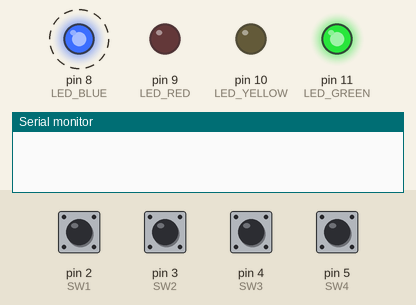
Simulated run of this program. Board: Arduino Uno, built with avr-gcc and run on an emulated ATmega328P. On the bench: output pins drawn as LEDs (lit = HIGH), the last lines printed to the serial monitor. Dashed ring = blinking. The inputs (shaded band) are chosen by the test bench; at power-on: pin 2 (SW1), pin 3 (SW2), pin 4 (SW3), pin 5 (SW4) HIGH.

Above: at 1.2 s.
1.3 s: pin 2 (SW1) pulled LOW for 0.15 s
At 3.9 s:
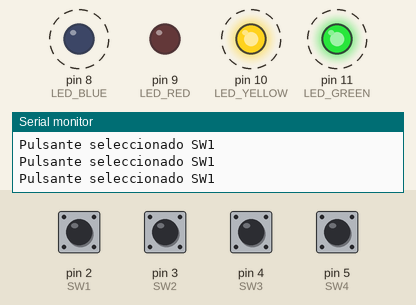
4.4 s: pin 4 (SW3) pulled LOW for 0.15 s
At 4.73 s:
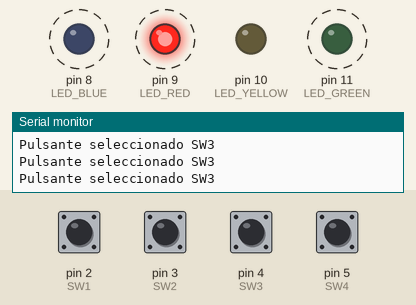
7.4 s: pin 5 (SW4) pulled LOW for 0.15 s
10.4 s: pin 3 (SW2) pulled LOW for 0.15 s
At 11.7 s:
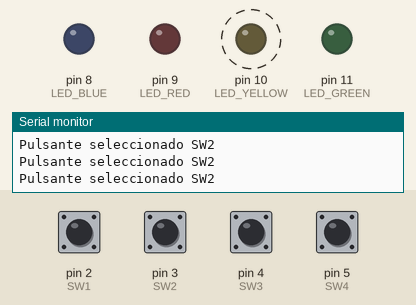
13.5 s: pin 2 (SW1) pulled LOW for 1 s
At 16.3 s:
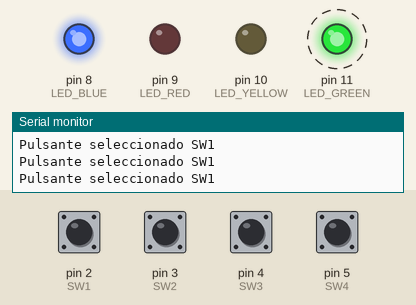
17.5 s: pin 2 (SW1) driven LOW and pin 3 (SW2) driven LOW
At 20.1 s:
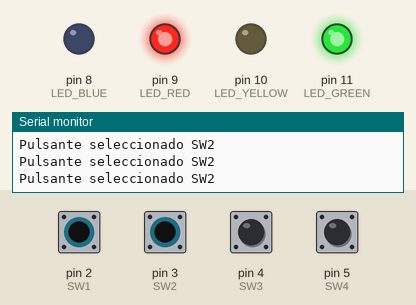
Timing chart, 0 to 21.5 s (numbered marks = the images above; inputs shaded):
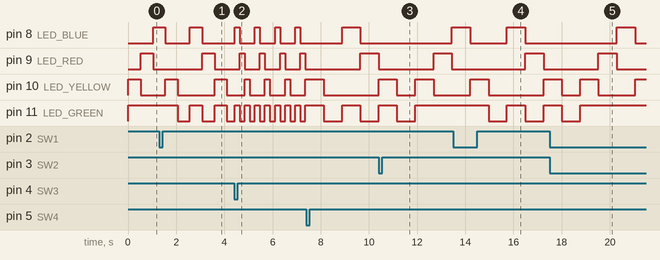

Measured:
- after the input at 1.3 s, pin 10 (LED_YELLOW): LOW → HIGH after 2.3 s, → LOW 0.51 s later; pin 11 (LED_GREEN): alternates HIGH for 0.51 s and LOW for 0.51 s, starting after 0.76 s
- after the input at 4.4 s, pin 8 (LED_BLUE): alternates HIGH for 0.21 s and LOW for 0.63 s, starting at once; pin 11 (LED_GREEN): alternates HIGH for 0.21 s and LOW for 0.21 s, starting at once
- after the input at 10.4 s, pin 11 (LED_GREEN): goes on until 11.9 s, then stays HIGH
- after the input at 13.5 s, pin 11 (LED_GREEN): alternates HIGH for 0.76 s and LOW for 0.76 s, starting after 1.5 s
- after the input at 17.5 s, pin 11 (LED_GREEN): goes on until 18.8 s, then stays HIGH

The program:

main.cpp
```cpp
#include <Arduino.h>
#include <stdint.h>
#include <TimerOne.h>
 //Modularización
extern "C"{
    #include "leds.h"
    #include "pulsantes.h"
    #include "contadores.h"
}
//Variables para los retardos no bloqueantes
int interval; //microsegundos
int prevCount;
int currCount;
//Variables para el tiempo de encendido de los LEDS
int ton;
int tcurr;
//Indicador booleano para condicionales
bool flag;
//para la o las secuencias
typedef int gpioMap_t; //definimos un tipo de dato
// Definimos una estructura que contiene el arreglo secuencia
typedef struct {
    const gpioMap_t* leds;
    const uint8_t size;
} LedSequence;
// Creamos e inicializamos la estructura de la secuencia 1
gpioMap_t secuenciaArray1[] = {LED_GREEN};
LedSequence secuencia1 = {secuenciaArray1, sizeof(secuenciaArray1) / sizeof(gpioMap_t)};
// Utilizamos punteros para obtener el primer y último LED
const gpioMap_t* primerLed1 = secuencia1.leds; // Puntero al primer LED
const uint8_t ultimoLed1 = secuencia1.size;    // Tamaño del arreglo
// Creamos e inicializamos la estructura de la secuencia 2
gpioMap_t secuenciaArray2[] = {LED_YELLOW, LED_RED, LED_BLUE};
LedSequence secuencia2 = {secuenciaArray2, sizeof(secuenciaArray2) / sizeof(gpioMap_t)};
// Utilizamos punteros para obtener el primer y último LED
const gpioMap_t* primerLed2 = secuencia2.leds; // Puntero al primer LED
const uint8_t ultimoLed2 = secuencia2.size;    // Tamaño del arreglo
//Contadores
int currSeq; //Variable para saber en que posición de la secuencia nos encontramos
int currSeq2; //Variable para saber en que posición de la secuencia nos encontramos
//para leer los valores de los switch
int sw1val;
int sw2val;
int sw3val;
int sw4val;
int swSelec; //Sw seleccionado para evitar el doble accionar de dos o más pulsantes
int secuenciaSelec; //Se guarda la elección entre el sw1 y sw2 para saber que secuencia mostrar
//Para el antirebote
int cont; //Contador para la interrupción
int Intervalo; //tiempo de tolerancia para confirmar el cambio de estados
//interrupción
void timerDelay() {
  cont++;
}
void setup(){
    Serial.begin(115200);
    //declaración de entradas y salidas
    pinMode(SW1, INPUT_PULLUP);
    pinMode(SW2, INPUT_PULLUP);
    pinMode(SW3, INPUT_PULLUP);
    pinMode(SW4, INPUT_PULLUP);
	  pinMode(LED_YELLOW, OUTPUT);
    pinMode(LED_GREEN, OUTPUT);
    pinMode(LED_RED, OUTPUT);
    pinMode(LED_BLUE, OUTPUT);
    //inicialización de variables
    interval = 10000;
    prevCount = 0;
    currCount = 0;
    ton = 50; //tiempo por defecto
    tcurr = ton;
    flag = 0;
    currSeq = 0;
    currSeq2 = 0;
    secuenciaSelec = 2;
    //Inicialización para antirebote
    Intervalo = 50; // En este caso son 50 milisegundos
    cont = 0;
    Timer1.initialize(1000); // Configura el timer para 1000 microsegundos es igual a 1 milisegundo
                           // Para que sea visual se puede probar con 5 segundos, reemplazar 1000000
    Timer1.attachInterrupt(timerDelay); // Asocia la interrupción a la función retencion
}
void loop(){
 currCount = micros();
    if ((currCount - prevCount) >= interval) {
        if (flag) {
            flag = false;
            apagarLed();  // Apaga todos los LEDs antes de encender los correspondientes
            encenderLed(secuenciaArray1[currSeq]);  // Enciende el LED correspondiente
            encenderLed(secuenciaArray2[currSeq2]);
            // Avanza o retrocede en la secuencia dependiendo de la dirección
            if (secuenciaSelec == 2) {  // Sentido original
                currSeq++;
                currSeq2++;
            } else if (secuenciaSelec == 1) {  // Sentido inverso
                currSeq--;
                currSeq2--;
            }
      //Funcion para evitar el desbordamiento
       currSeq = Curr(currSeq, ultimoLed1, secuenciaSelec);
       currSeq2 = Curr(currSeq2, ultimoLed2, secuenciaSelec);
      }
        // Controla los tiempos en que permanecen encendidos los LEDs
      if (tcurr >= ton) {
            tcurr = 0;
            flag = true;
      } else {
            tcurr++;
      }
      // Lee los valores de los pulsantes (simulado)
      int sw1val = leerTecla(SW1, "SW1", Intervalo, cont);
      int sw2val = leerTecla(SW2, "SW2", Intervalo, cont);
      int sw3val = leerTecla(SW3, "SW3", Intervalo, cont);
      int sw4val = leerTecla(SW4, "SW4", Intervalo, cont);
      // Prioridad de los pulsantes (simulado)
      int swSelec = prioridad(sw1val, sw2val, sw3val, sw4val);
      // Cambia la secuencia según el pulsante seleccionado
      switch (swSelec) {
          case 0:  // Sentido inverso
              Serial.println("Pulsante seleccionado SW1");
              secuenciaSelec = 1;
              break;
          case 1:  // Sentido original
              Serial.println("Pulsante seleccionado SW2");
              secuenciaSelec = 2;
              break;
          case 2:  // 200ms
              Serial.println("Pulsante seleccionado SW3");
              ton = 20;
              break;
           case 3:  // 750ms
              Serial.println("Pulsante seleccionado SW4");
              ton = 75;
               break;
           default:
              break;
      }
      prevCount = currCount; //igualamos el tiempo previo con el actual para seguir con el siguiente intervalo
   }
}
```

contadores.c
```cpp
#include "contadores.h"

int Curr(int CurrSequence, uint8_t ultimaPosicion,int secuenciaSeleccionada){

   // para en el sentido original, evitar desbordamiento
        if ((CurrSequence >= ultimaPosicion)&&(secuenciaSeleccionada == 2)){
            CurrSequence = 0;
        }
        // para el sentido inverso, evitar desbordamiento
        if ((CurrSequence < 0)&&(secuenciaSeleccionada == 1)){
            CurrSequence = ultimaPosicion;
        }


  return CurrSequence;
}
```

contadores.h
```cpp
#ifndef __CONTADORES_H
#define __CONTADORES_H
#include <Arduino.h>
#include <stdint.h>
#include "hal.h"
int Curr(int CurrSequence, uint8_t ultimaPosicion,int secuenciaSeleccionada);
#endif
```

leds.c
```cpp
#include "leds.h"
int encenderLed(int16_t led){
	switch(led){
  case LED_YELLOW:
        digitalWrite(led, HIGH);
        break;
	case LED_RED:
        digitalWrite(led, HIGH);
        break;
	case LED_GREEN:
        digitalWrite(led, HIGH);
        break;
	case LED_BLUE:
		digitalWrite(led, HIGH);
        break;
  default:
        return 0;
    }
    return 1;
}

bool apagarLed(){
	digitalWrite(LED_BLUE, LOW);
    digitalWrite(LED_GREEN, LOW);
    digitalWrite(LED_RED, LOW);
    digitalWrite(LED_YELLOW, LOW);
    return true;
}
```

leds.h
```cpp
#ifndef __LEDS_H
#define __LEDS_H
#include <Arduino.h>
#include <stdint.h>
#include "hal.h"
int encenderLed(int16_t led);
bool apagarLed();
#endif
```

pulsantes.c
```cpp
#include "pulsantes.h"

int leerTecla(int16_t tecla, const char* nombreTecla, int Intervalo, int cont){
int val = !digitalRead(tecla);
int val2 = 0;
int bandera = 0;
int valout = val;
if (val != val2){
    val2 = val;
    cont=0;
    bandera = 1;
}

//Segundo estado DOWN->UP o UP->DOWN
if ((bandera == 1) && (cont == Intervalo)){
  //se cuenta 50ms para confirmar que se quiere cambiar de estado
    //Primer estado DOWN: Comienza en 0
  if ((val == 0)){ //bandera = 1 significa que se realizó un cambio
    valout = 0;
  }
  //Tercer estado UP
  if (val == 1){//bandera = 1 significa que se realizó un cambio
    valout = 1;
  }
  bandera = 0;
  cont=0;
}
if (cont >500){ //evitar trabajar con valores grandes con el timer1
  cont = 0;
}
    return valout;
}

int prioridad(int16_t tecla1,int16_t tecla2,int16_t tecla3,int16_t tecla4){
  int SW;
  if (tecla2 == 1){
      SW = 1;
  } else if (tecla1 == 1){
      SW = 0;
  } else if (tecla3 == 1){
      SW = 2;
  } else if (tecla4 == 1){
      SW = 3;
  } else{
      SW = 8;
  }
  return SW;
}
```

pulsantes.h
```cpp
#ifndef __PULSANTES_H
#define __PULSANTES_H
#include <Arduino.h>
#include <stdint.h>
#include "hal.h"
int leerTecla(int16_t tecla, const char* nombreTecla, int Intervalo, int cont);
int prioridad(int16_t tecla1,int16_t tecla2,int16_t tecla3,int16_t tecla4);
#endif
```

hal.h
```cpp
#ifndef __HAL_H
#define __HAL_H
//definiciones
//usamos ifndef para que el programa no defina mas de una vez
#define LED_GREEN 11
#define LED_YELLOW 10
#define LED_RED 9
#define LED_BLUE 8
#define SW1 2
#define SW2 3
#define SW3 4
#define SW4 5
#endif
```
